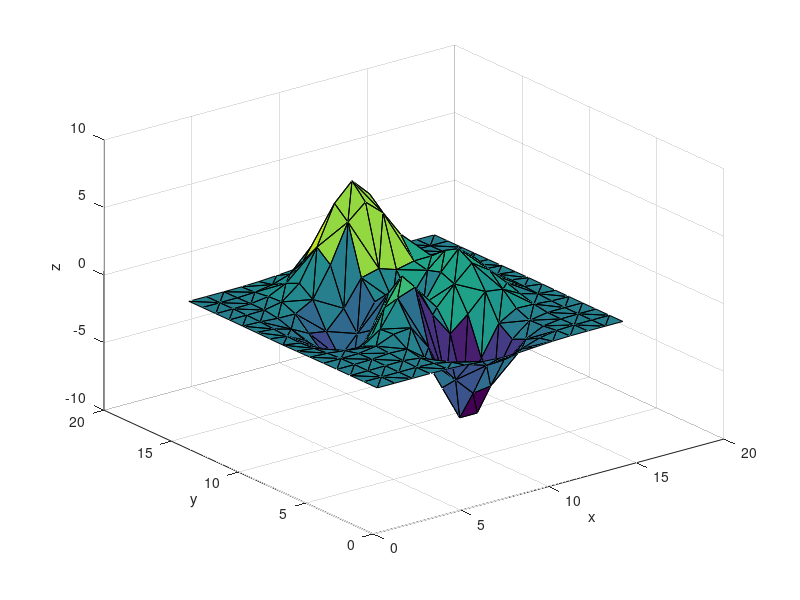

MATLAB code to generate this figure: (Note: this script raises an error after producing the figure.)
clear

[x,y] = meshgrid(1:15,1:15);
tri = delaunay(x,y);
z = peaks(15);
trisurf(tri,x,y,z)
xlabel('x');ylabel('y');zlabel('z');

tr = triangulation(tri, x(:), y(:), z(:));
trisurf(tr)


%%   try out delaunay to produce tri

% Example 1:
close
clear
x = [-0.5 -0.5 0.5 0.5]';
y = [-0.5 0.5 0.5 -0.5]';
plot(x,y,'r.')
tri = delaunay(x,y);
triplot(tri,x,y);

% Highlight the first triangle in red
tri1 = tri(1, [1:end 1]);
hold on
plot(x(tri1), y(tri1), 'r')

% Example 2:
close
clear
X = rand(15,3);
tri = delaunay(X);
tetramesh(tri,X);
xlabel('x');ylabel('y');zlabel('z');

%%
clear
close
cd /home/zhibinz2/Documents/GitHub/Virtual-Tractography
load('baseData.mat')

Points=BrainTri.Points;
ConnectivityList=BrainTri.ConnectivityList;

figure('units','normalized','outerposition',[0 0 0.3 0.8]);
% subplot(121)
% h2 = trisurf(BrainTri,'FaceColor',[0 1 0],'EdgeColor',[1 0 0],'DisplayName', 'Convex Hull');
% h2 = trisurf(BrainTri,'EdgeColor',[1 0 0]);
trisurf(BrainTri,'EdgeColor',[0.5 0.5 0.5],'EdgeAlpha',0.5);
xlabel('x');ylabel('y');zlabel('z');
title('baseData')
view(90,0)
ylim([-125,125]); zlim([-125,125]); xlim([-125,125]);
% plot(Points(:,1),Points(:,3),'r.')

%%
clear
close
% cd /home/zhibinz2/Documents/GitHub/Virtual-Tractography
cd /home/zhibinz2/Documents/GitHub/brain_network_python/mne_test/
load('rh_pial.mat')
% Points=rr_mm;
% ConnectivityList=tris;
% BrainTri.Points=rr_mm;
% BrainTri.ConnectivityList=tris;
% subplot(122)

figure('units','normalized','outerposition',[0 0 0.3 0.8]);
tri=round(double(tris)+1);
tr = triangulation(tri, rr_mm(:,1), rr_mm(:,2), rr_mm(:,3));
% trisurf(tr,'EdgeColor',[1 0 0]);
trisurf(tr,'EdgeColor',[0.5 0.5 0.5],'EdgeAlpha',0.5);
xlabel('x');ylabel('y');zlabel('z');
title('mne-data/MNE-sample-data/subjects/fsaverage/surf/rh.pial')
view(90,0)
ylim([-125,125]); zlim([-125,125]); xlim([-125,125]);
% plot(Points(:,3),Points(:,2),'r.')

%% XPS17
cd C:\Users\zhouz\GitHub\brain_network_python\mne_test
load('rh_pial.mat')

figure('units','normalized','outerposition',[0 0 0.3 0.8]);
tri=round(double(tris)+1);
tr = triangulation(tri, rr_mm(:,1), rr_mm(:,2), rr_mm(:,3));
% trisurf(tr,'EdgeColor',[1 0 0]);
trisurf(tr,'EdgeColor',[0.5 0.5 0.5],'EdgeAlpha',0.5);
xlabel('x');ylabel('y');zlabel('z');
title('mne-data/MNE-sample-data/subjects/fsaverage/surf/rh.pial')
view(90,0)
ylim([-125,125]); zlim([-125,125]); xlim([-125,125]);

%% XPS17
cd C:\Users\zhouz\GitHub\Virtual-Tractography
cd C:\Users\zhouz\GitHub\CAMCAN_MEG_100
load('Lausanne2008_fsaverageDSsurf_60_125_250.mat')

addpath C:\Users\zhouz\GitHub\matlab\3Dtools
drawmesh(Brain)

% select the surface
BrainTri=Brain;

Vertex=BrainTri.Vertex;
Face=BrainTri.Face;

tr = triangulation(Face, Vertex(:,1), Vertex(:,2), Vertex(:,3));

trisurf(tr,'EdgeColor',[0.01 0.01 0.01],'EdgeAlpha',0.1);
alpha 0.5

% plot3(Vertex(:,1), Vertex(:,2), Vertex(:,3),'color',[0.2 0.2 0.2 0.1])
xlabel('x');ylabel('y');zlabel('z');
title('Lausanne2008-fsaverageDSsurf-60-125-250-Brain')
view(90,0)

cd C:\Users\zhouz\Downloads\zhibin_source_localization
load('leadfield_nn_rr.mat')
hold on 
plot3(source_rr(:,1) * 1e3 + 2.5,source_rr(:,2) * 1e3 -30,source_rr(:,3) * 1e3 -42,'r.')
% plot3(source_vox(:,1),source_vox(:,2),source_vox(:,3),'r.')
% plot3(source_mri(:,1),source_mri(:,2),source_mri(:,3),'r.')
% plot3(source_test(:,1),source_test(:,2),source_test(:,3),'r.')
% plot3(dip_pos(:,1)* 1e3,dip_pos(:,2)* 1e3,dip_pos(:,3)* 1e3,'r.')
% plot3(dip_ori(:,1),dip_ori(:,2),dip_ori(:,3),'r.') % sphere
view(90,0)
ylim([-125,125]); zlim([-125,125]); xlim([-125,125]);
grid on
title('source-rr from forward solution (shifted by 1e3+2.5,1e3-30,1e3-42)')
% plot3(source_nn(:,1),source_nn(:,2),source_nn(:,3),'b.') % sphere

